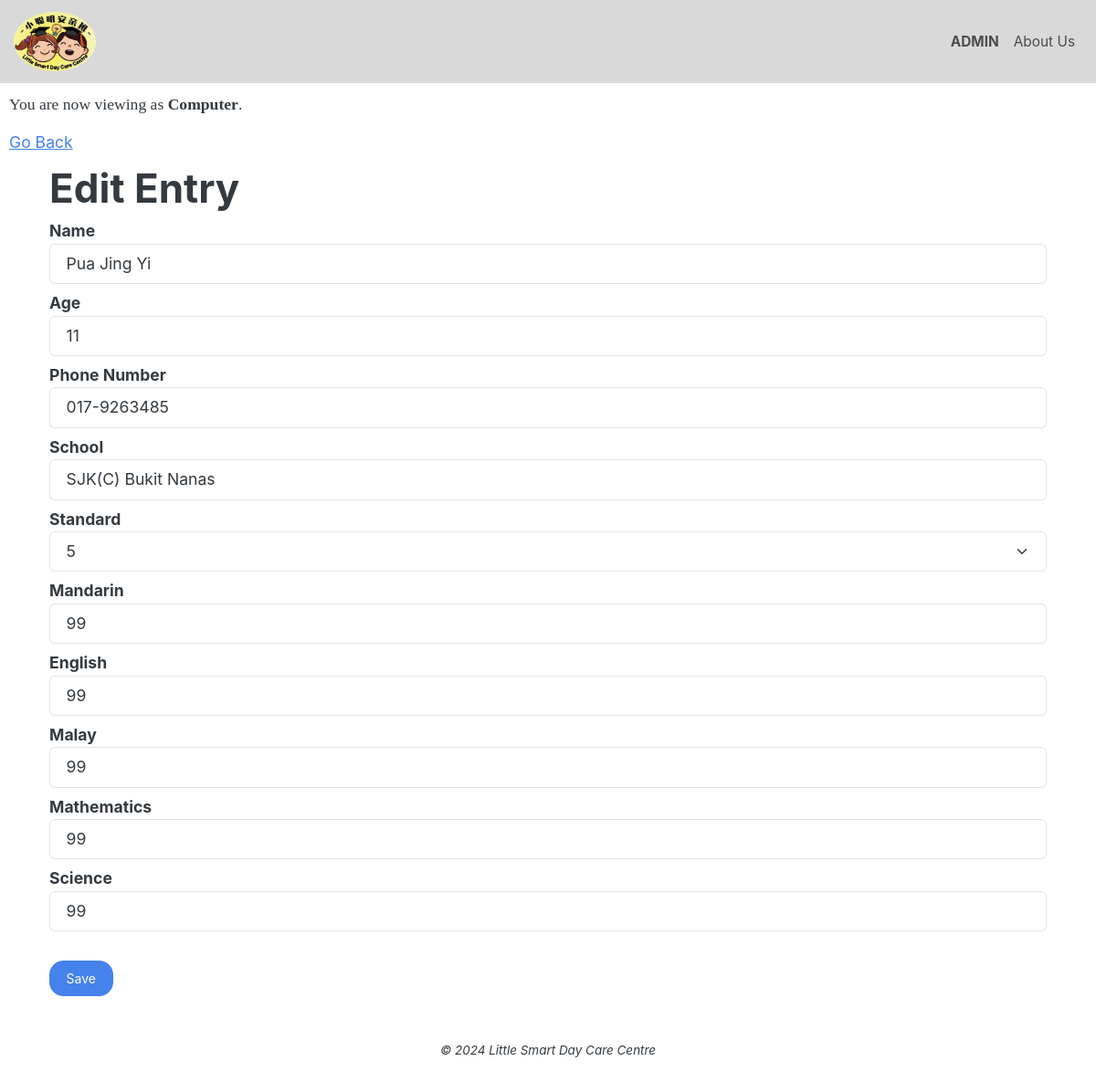
The app's page /edit_roster.php?id=100005, older data.
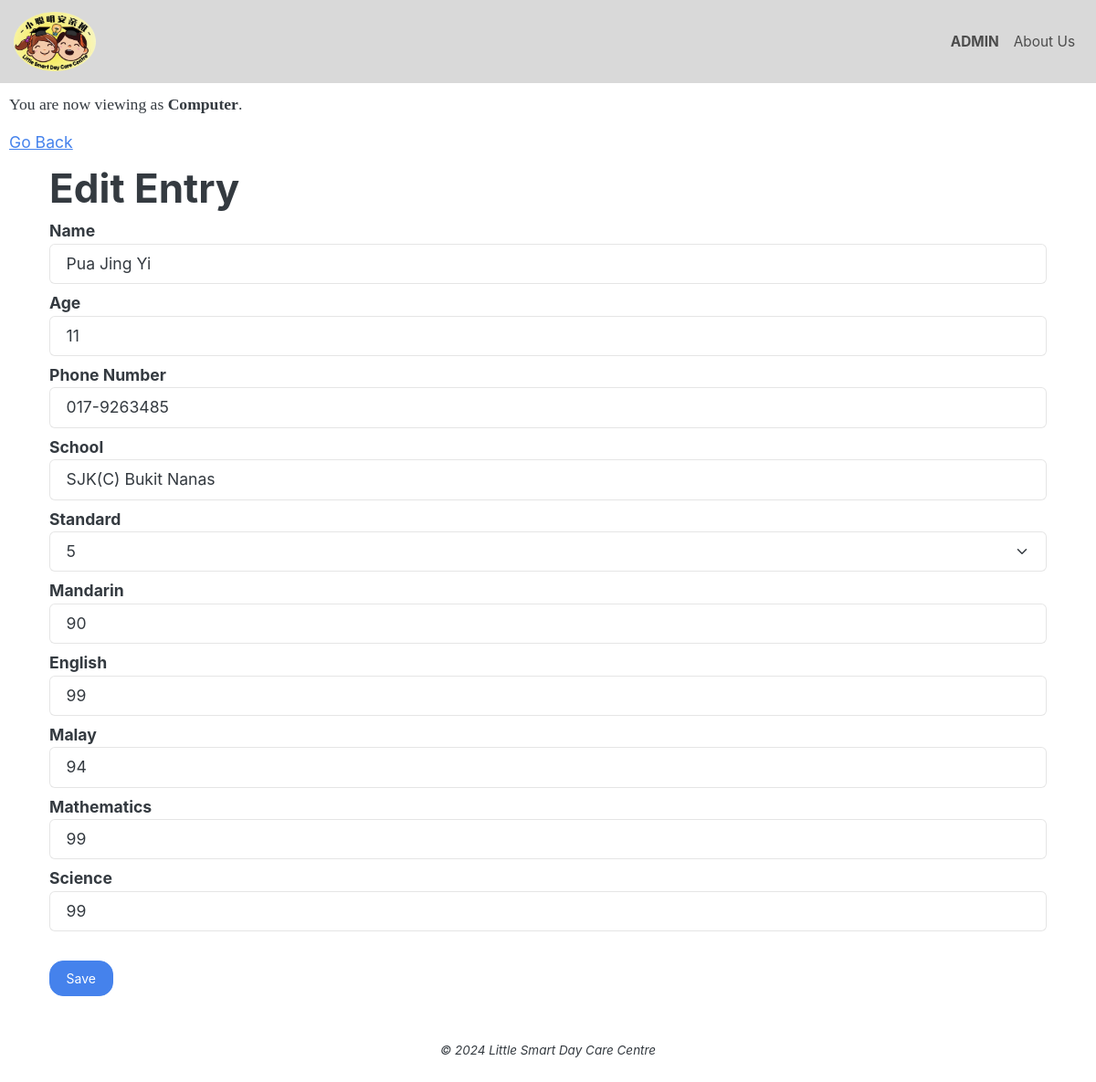
The same page, newer data.
### tables this page shows
CREATE TABLE `students` (
  `student_id` int(128) NOT NULL,
  `student_name` varchar(255) NOT NULL,
  `age` int(3) NOT NULL,
  `telno` varchar(16) NOT NULL,
  `school` varchar(255) NOT NULL,
  `standard` int(1) NOT NULL,
  `mandarin` int(3) NOT NULL,
  `english` int(3) NOT NULL,
  `malay` int(3) NOT NULL,
  `math` int(3) NOT NULL,
  `science` int(3) NOT NULL
);

### edit_roster.php (the view, shortened to what the changed rows need)
<!DOCTYPE html>
<html lang="en">
<?php
require_once("init_db.php");
include_once "helper_list_roster.php";
$student_id = intval($_GET["id"]) ?? die;
$stmt = $conn->prepare("SELECT student_id, student_name, age, telno, school, standard, mandarin, english, malay, math, science
    FROM students
    WHERE students.student_id = ?");
$stmt->bind_param("i", $student_id);
if (!$stmt->execute()){
    http_response_code(500);
    die;
}
$result = $stmt->get_result();
if ($row = $result->fetch_object()){
    $entry = $row;
} else {
    http_response_code(500);
    die;
}
?>
<head>
    <link href="https://cdn.jsdelivr.net/npm/bootstrap@5.3.3/dist/css/bootstrap.min.css" rel="stylesheet"
>
    <link rel="stylesheet" href="css/bootstrap.min.css">
        <link rel="stylesheet" href="css/main.css">
</head>
<body>
    <section>
        <section>
            <div class="container">
                <div class="container section-title ">
                    <h1>Edit Entry</h1>
                </div>
                <form action="api_editroster.php?id=<?php echo $entry->student_id?>" method="POST" enctype="multipart/form-data">
                    <div class="container">
                        <div class="row">
                            <div class="col-md-12 form-label">
                                <label for="name"><b>Name</b></label>
                                <input type="text" id="name" name="name" class="form-control" value="<?php echo $entry->student_name?>" required>
                            </div>
                        </div>
                        <div class="row">
                            <div class="form-label">
                                <label for="age"><b>Age</b></label>
                                <input type="age" id="age" name="age" class="form-control" value="<?php echo $entry->age?>" required>
                            </div>
                        </div>
                        <div class="row">
                            <div class="form-label">
                                <label for="telno"><b>Phone Number</b></label>
                                <input type="telno" id="telno" name="telno" class="form-control" value="<?php echo $entry->telno?>" required>
                            </div>
                        </div>
                        <div class="row">
                            <div class="form-label">
                                <label for="school"><b>School</b></label>
                                <input type="school" id="school" name="school" class="form-control" value="<?php echo $entry->school?>" required>
                            </div>
                        </div>
                        <div class="row">
                            <div class="form-label">
                                <label for="standard"><b>Standard</b></label>
                                <select type="standard" id="standard" name="standard" class="form-select" required>
                                </select>
                            </div>
                        </div>
                        <div class="row">
                            <div class="form-label">
                                <label for="mandarin"><b>Mandarin</b></label>
                                <input type="mandarin" id="mandarin" name="mandarin" class="form-control" value="<?php echo $entry->mandarin?>" required>
                            </div>
                        </div>
                        <div class="row">
                            <div class="form-label">
                                <label for="english"><b>English</b></label>
                                <input type="english" id="english" name="english" class="form-control" value="<?php echo $entry->english?>" required>
                            </div>
                        </div>
                        <div class="row">
                            <div class="form-label">
                                <label for="malay"><b>Malay</b></label>
                                <input type="malay" id="malay" name="malay" class="form-control" value="<?php echo $entry->malay?>" required>
                            </div>
                        </div>
                        <div class="row">
                            <div class="form-label">
                                <label for="math"><b>Mathematics</b></label>
                                <input type="math" id="math" name="math" class="form-control" value="<?php echo $entry->math?>" required>
                            </div>
                        </div>
                        <div class="row">
                            <div class="form-label">
                                <label for="science"><b>Science</b></label>
                                <input type="science" id="science" name="science" class="form-control" value="<?php echo $entry->science?>" required>
                            </div>
                        </div>
                    </div>
                </form>
            </div>
        </section>
        <br>
    </section>
    <br>
</body>
</html>

Row changes from the older to the newer data that the page shows:
changed students "Pua Jing Yi": mandarin "99" → "90"; malay "99" → "94"
